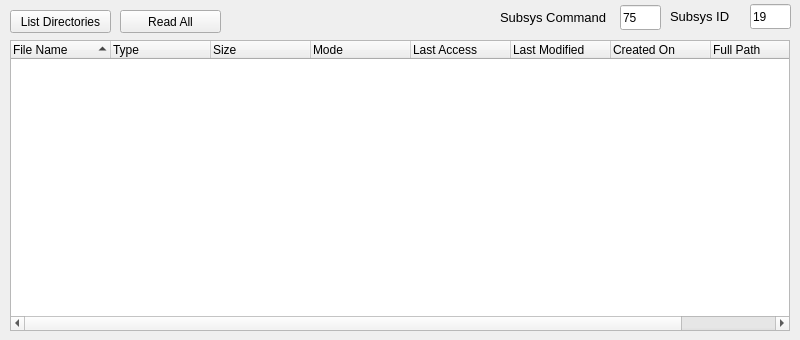
      <widget class="QWidget" name="efsTabFilesystem">
       <attribute name="title">
        <string>Browse Filesystem</string>
       </attribute>
       <widget class="QPushButton" name="efsListDirectoriesButton">
        <property name="geometry">
         <rect>
          <x>10</x>
          <y>10</y>
          <width>101</width>
          <height>23</height>
         </rect>
        </property>
        <property name="font">
         <font>
          <weight>50</weight>
          <bold>false</bold>
         </font>
        </property>
        <property name="text">
         <string>List Directories</string>
        </property>
       </widget>
       <widget class="QPushButton" name="efsReadAllButton">
        <property name="geometry">
         <rect>
          <x>120</x>
          <y>10</y>
          <width>101</width>
          <height>23</height>
         </rect>
        </property>
        <property name="font">
         <font>
          <weight>50</weight>
          <bold>false</bold>
         </font>
        </property>
        <property name="text">
         <string>Read All</string>
        </property>
       </widget>
       <widget class="QTreeWidget" name="efsDirectoryTree">
        <property name="geometry">
         <rect>
          <x>10</x>
          <y>40</y>
          <width>780</width>
          <height>291</height>
         </rect>
        </property>
        <property name="sizeAdjustPolicy">
         <enum>QAbstractScrollArea::AdjustIgnored</enum>
        </property>
        <property name="alternatingRowColors">
         <bool>true</bool>
        </property>
        <property name="selectionBehavior">
         <enum>QAbstractItemView::SelectRows</enum>
        </property>
        <property name="verticalScrollMode">
         <enum>QAbstractItemView::ScrollPerItem</enum>
        </property>
        <property name="horizontalScrollMode">
         <enum>QAbstractItemView::ScrollPerItem</enum>
        </property>
        <property name="uniformRowHeights">
         <bool>true</bool>
        </property>
        <property name="sortingEnabled">
         <bool>true</bool>
        </property>
        <attribute name="headerDefaultSectionSize">
         <number>100</number>
        </attribute>
        <attribute name="headerShowSortIndicator" stdset="0">
         <bool>true</bool>
        </attribute>
        <attribute name="headerStretchLastSection">
         <bool>false</bool>
        </attribute>
        <column>
         <property name="text">
          <string>File Name</string>
         </property>
         <property name="textAlignment">
          <set>AlignLeading|AlignVCenter</set>
         </property>
        </column>
        <column>
         <property name="text">
          <string>Type</string>
         </property>
        </column>
        <column>
         <property name="text">
          <string>Size</string>
         </property>
        </column>
        <column>
         <property name="text">
          <string>Mode</string>
         </property>
        </column>
        <column>
         <property name="text">
          <string>Last Access</string>
         </property>
        </column>
        <column>
         <property name="text">
          <string>Last Modified</string>
         </property>
        </column>
        <column>
         <property name="text">
          <string>Created On</string>
         </property>
        </column>
        <column>
         <property name="text">
          <string>Full Path</string>
         </property>
        </column>
       </widget>
       <widget class="QLineEdit" name="efsSubsysCommandValue">
        <property name="geometry">
         <rect>
          <x>620</x>
          <y>5</y>
          <width>41</width>
          <height>25</height>
         </rect>
        </property>
        <property name="text">
         <string>75</string>
        </property>
       </widget>
       <widget class="QLabel" name="efsSubsysCommandLabel">
        <property name="geometry">
         <rect>
          <x>500</x>
          <y>5</y>
          <width>111</width>
          <height>25</height>
         </rect>
        </property>
        <property name="font">
         <font>
          <pointsize>10</pointsize>
          <weight>50</weight>
          <bold>false</bold>
         </font>
        </property>
        <property name="text">
         <string>Subsys Command</string>
        </property>
       </widget>
       <widget class="QLineEdit" name="efsSubsysIdValue">
        <property name="geometry">
         <rect>
          <x>750</x>
          <y>4</y>
          <width>41</width>
          <height>25</height>
         </rect>
        </property>
        <property name="text">
         <string>19</string>
        </property>
       </widget>
       <widget class="QLabel" name="efsSubsysIdLabel">
        <property name="geometry">
         <rect>
          <x>670</x>
          <y>4</y>
          <width>71</width>
          <height>25</height>
         </rect>
        </property>
        <property name="font">
         <font>
          <pointsize>10</pointsize>
          <weight>50</weight>
          <bold>false</bold>
         </font>
        </property>
        <property name="text">
         <string>Subsys ID</string>
        </property>
       </widget>
      </widget>
